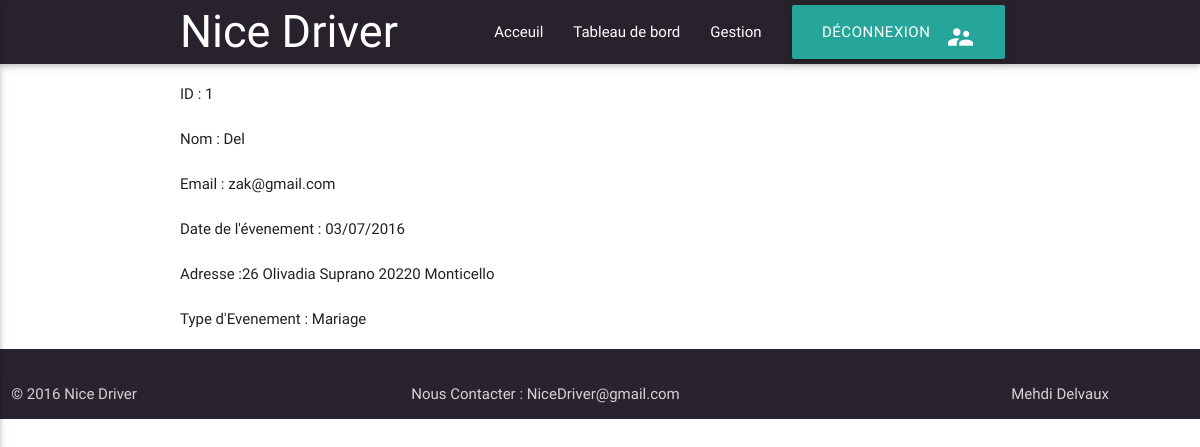
The page /vue/detail_reservation_event.php?id=1 on the database its author committed.
### tables this page shows
CREATE TABLE IF NOT EXISTS `reservationevenement` (
  `id` int(11) NOT NULL AUTO_INCREMENT,
  `nom` varchar(255) NOT NULL,
  `email` varchar(255) NOT NULL,
  `dateE` varchar(255) NOT NULL,
  `adresse` varchar(255) NOT NULL,
  `evenement` varchar(255) NOT NULL,
  `etat` varchar(255) NOT NULL,
  PRIMARY KEY (`id`)
);

### modele/get_reservation.php (called while the page is built, shortened)
<?php
class GET_RESERVATION{
	static function get_reservationEvent_id($id)
	{
    $bdd=connexion();
	$req = $bdd->prepare('SELECT * FROM reservationevenement WHERE id=:id ');
	$req->execute(array(':id' => $id));
    $reservations = $req->fetch();
    return $reservations;
	}
}

### vue/detail_reservation_event.php (the view)
<?php include("menu_admin.php"); ?>
<?php
	$id=htmlspecialchars($_GET['id']);
	require_once('../modele/get_reservation.php');
    $reservation = GET_RESERVATION::get_reservationEvent_id($id); ?>
          <div class="container">
            <div class="Black-text ">
              <p>ID :  <?php echo htmlspecialchars($reservation["id"]) ; ?></p>
              <p>Nom : <?php echo htmlspecialchars($reservation['nom']) ; ?></p>
              <p>Email : <?php echo htmlspecialchars($reservation['email'])  ?></p>
              <p> Date de l'évenement :  <?php echo htmlspecialchars($reservation['dateE'])  ?></p>
              <p>   Adresse :<?php echo htmlspecialchars($reservation['adresse'])  ?></p>
              <p>   Type d'Evenement : <?php echo htmlspecialchars($reservation['evenement'])  ?></p>
            </div>
          </div>
   <?php include("footer.php"); ?>

### vue/css/style.css (style rules this page uses)
p { line-height: 2rem; }
body { display: flex; min-height: 100vh; flex-direction: column; }

### rows shown on the page
reservationevenement: id "1", nom "Del", email "zak@gmail.com", dateE "03/07/2016", adresse "26 Olivadia Suprano 20220 Monticello", evenement "Mariage"
